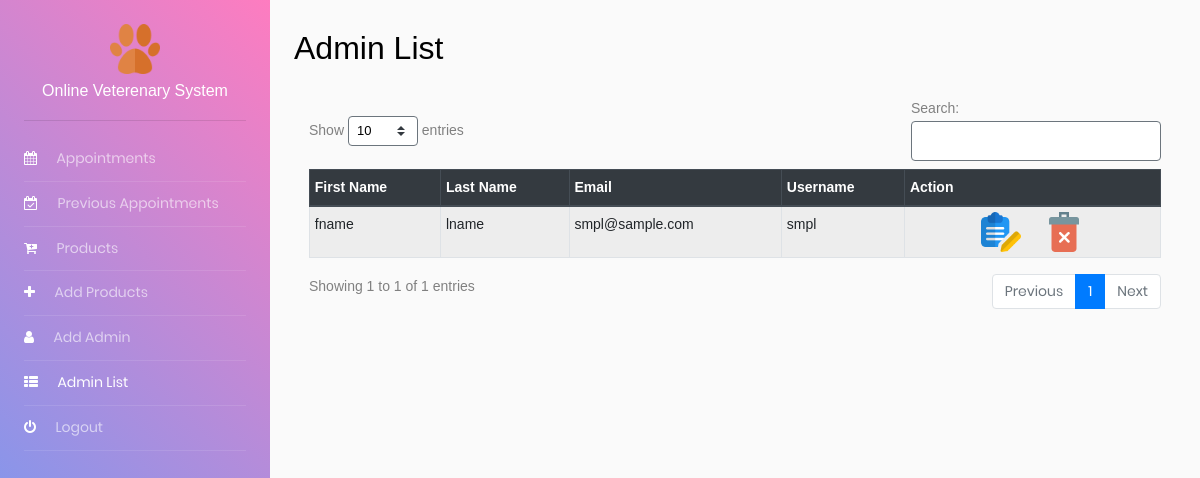
The page /pages/admin-list.php (signed in) on the database its author committed.
### tables this page shows
CREATE TABLE `users` (
  `id` int(11) NOT NULL,
  `fname` varchar(55) NOT NULL,
  `lname` varchar(55) NOT NULL,
  `email` varchar(55) NOT NULL,
  `uname` varchar(55) NOT NULL,
  `pass` varchar(100) NOT NULL,
  `user_type` varchar(32) NOT NULL,
  `pet_name` varchar(55) NOT NULL,
  `pet_breed` varchar(55) NOT NULL,
  `pet_addtional_details` varchar(100) NOT NULL
);

### pages/admin-list.php (the view, shortened to what this page needs)
<?php
include "../php/conn.php";
?>
<!DOCTYPE html>
<html lang="en">
<head>
    <?php include_once("../components/bootstrapsLocations.php"); ?>
    <link rel="stylesheet" href="../css/table.css">
</head>
<body>
    <div class="container-fluid d-flex align-items-stretch" style="padding: 0;">
        <?php include_once("../components/adminNav.php"); ?>
        <div class="wrap" style="width: 100%;">
            <div id="content" class="p-4 p-md-4 pt-5">
                <h2 class="mb-4">Admin List</h2>
                <div class="container-fluid" style="height: 600px;overflow-y: scroll;">
                    <div class="table-responsive-sm">
                        <table class="table table-sm table-striped table-hover table-responsive-sm table-bordered" id="admin_table">
                            <thead class="thead-dark">
                                <tr>
                                    <th scope="col">First Name</th>
                                    <th scope="col">Last Name</th>
                                    <th scope="col">Email</th>
                                    <th scope="col">Username</th>
                                    <th scope="col" style="width: 250px;">Action</th>
                                </tr>
                            </thead>
                            <tbody>
                                <?php
                                $query = mysqli_query($con, "SELECT * FROM users WHERE user_type = 'admin' ORDER BY id ASC");
                                while ($user = mysqli_fetch_object($query)) :
                                ?>
                                    <tr>
                                        <td><?php echo $user->fname ?></td>
                                        <td><?php echo $user->lname ?></td>
                                        <td><?php echo $user->email ?></td>
                                        <td><?php echo $user->uname ?></td>
                                        <td>
                                            <div class="actions" style="text-align: center;">
                                                <a href="edit-admin.php?id=<?php echo $user->id ?>">
                                                    <img src="../images/edit.png" alt="edit" style="width: 40px; margin-right:10px">
                                                </a>
                                                <a href="../php/delete.php?id=<?php echo $user->id ?>">
                                                    <img src="../images/delete.png" alt="delete" style="width: 40px; margin-left:10px">
                                                </a>
                                            </div>
                                        </td>
                                    </tr>
                                <?php endwhile; ?>
                            </tbody>
                        </table>
                    </div>
                </div>
            </div>
        </div>
    </div>
</body>
</html>

### css/main.css (style rules this page uses)
* { margin: 0px; padding: 0px; box-sizing: border-box; }
body, html { height: 100%; font-family: Poppins-Regular, sans-serif; }
a { font-family: Poppins-Regular; font-size: 14px; line-height: 1.7; color: #666666; margin: 0px; transition: all 0.4s; -webkit-transition: all 0.4s; -o-transition: all 0.4s; -moz-transition: all 0.4s; }
h1,h2,h3,h4,h5,h6 { margin: 0px; }

### rows shown on the page
users: fname "fname", lname "lname", email "smpl@sample.com", uname "smpl"

### other values the page prints
$title "Appointments"
$title "Previous Appointments"
$title "Products"
$title "Add Products"
$title "Add Admin"
$title "Admin List"
